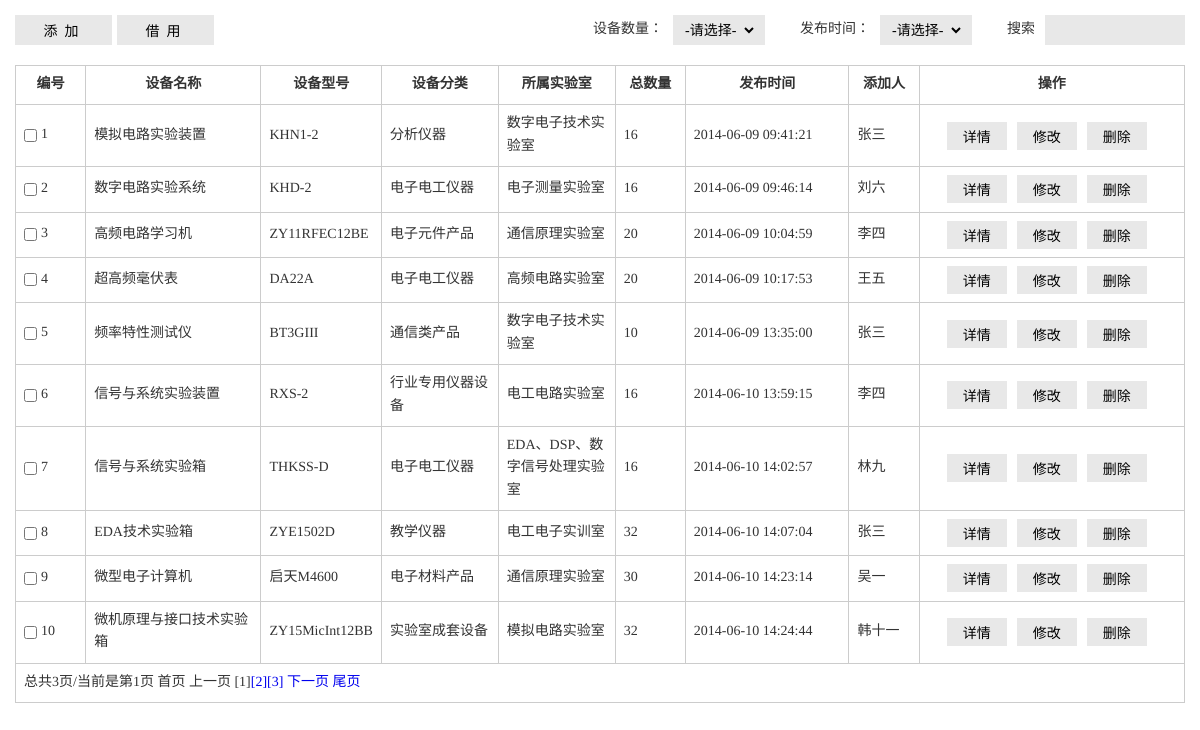
Screenshot of /admin/listDev.php (signed in) with the database file from the repository.
### tables this page shows
CREATE TABLE `dev_device` (
  `id` int(10) NOT NULL AUTO_INCREMENT,
  `devname` varchar(100) NOT NULL DEFAULT '' COMMENT '设备名称',
  `version` varchar(100) NOT NULL DEFAULT '' COMMENT '设备型号',
  `cat_id` int(10) unsigned NOT NULL DEFAULT '1' COMMENT '分类ID',
  `lab_id` int(10) unsigned NOT NULL DEFAULT '1' COMMENT '实验室ID',
  `sumnum` varchar(10) NOT NULL DEFAULT '0' COMMENT '总数量',
  `borrownum` varchar(10) NOT NULL DEFAULT '0' COMMENT '借出数量',
  `adduser` varchar(32) NOT NULL DEFAULT '' COMMENT '设备添加人',
  `addtime` int(10) unsigned NOT NULL DEFAULT '0' COMMENT '添加时间',
  `devdesc` text COMMENT '设备简述',
  PRIMARY KEY (`id`)
);

CREATE TABLE `dev_cate` (
  `id` int(10) unsigned NOT NULL AUTO_INCREMENT,
  `catname` varchar(32) NOT NULL DEFAULT '' COMMENT '分类名称',
  `catdesc` text COMMENT '分类简述',
  PRIMARY KEY (`id`),
  UNIQUE KEY `catname` (`catname`)
);

CREATE TABLE `dev_lab` (
  `id` int(10) unsigned NOT NULL AUTO_INCREMENT,
  `labname` varchar(32) NOT NULL DEFAULT '' COMMENT '实验室名称',
  `labuser` varchar(32) NOT NULL DEFAULT '' COMMENT '实验室负责人',
  `labaddress` char(32) DEFAULT NULL COMMENT '实验室地址',
  `labphone` varchar(32) DEFAULT '' COMMENT '实验室联系电话',
  `labdesc` text COMMENT '实验室简介',
  PRIMARY KEY (`id`)
);

### lib/mysql.func.php (called while the page is built, shortened)
<?php
function fetchAll($sql,$result_type=MYSQL_ASSOC){
	$result=mysql_query($sql);
	while(@$row=mysql_fetch_array($result,$result_type)){
		$rows[]=$row;
	}
	return $rows;
}
function getResultNum($sql){
	$result=mysql_query($sql);
	return mysql_num_rows($result);
}

### admin/listDev.php (the view, shortened to what this page needs)
<?php
$order=$_REQUEST['order']?$_REQUEST['order']:null;
$orderBy=$order?"order by d.".$order:null;
$keywords=$_REQUEST['keywords']?$_REQUEST['keywords']:null;
$where=$keywords?"where d.devname like '%{$keywords}%'":null;
$sql="select * from dev_device";
$totalRows=getResultNum($sql);
$pageSize=10;
$totalPage=ceil($totalRows/$pageSize);
$page=$_REQUEST['page']?(int)$_REQUEST['page']:1;
$offset=($page-1)*$pageSize;
$sql="select d.id,d.devname,d.version,d.cat_id,d.lab_id,d.sumnum,d.borrownum,d.adduser,d.addtime,d.devdesc,c.catname,l.labname from dev_device as d join dev_cate c on d.cat_id=c.id inner join dev_lab l on d.lab_id=l.id {$where} {$orderBy} limit {$offset},{$pageSize}";
$rows=fetchAll($sql);
?>
<!doctype html>
<html>
<head>
<link rel="stylesheet" href="../public/styles/backstage.css">
</head>
<body>
<div class="details">
	<div class="details_operation clearfix">
		<div class="bui_select">
			<input type="button" value="添&nbsp;&nbsp;加" class="add" onclick="addDev()">
		</div>
		<div class="bui_select">
			<input type="button" value="借&nbsp;&nbsp;用" class="add" onclick="listRecord()">
		</div>
		<div class="fr">
			<div class="text">
				<span>设备数量：</span>
				<div class="bui_select">
					<select id="" class="select" onchange="change(this.value)">
						<option>-请选择-</option>
					</select>
				</div>
			</div>
			<div class="text">
				<span>发布时间：</span>
				<div class="bui_select">
				 <select id="" class="select" onchange="change(this.value)">
					<option>-请选择-</option>
					</select>
				</div>
			</div>
			<div class="text">
				<span>搜索</span>
				<input type="text" value="" class="search"  id="search" onkeypress="search()" >
			</div>
		</div>
	</div>
	<table class="table" cellspacing="0" cellpadding="0">
		<thead>
			<tr>
				<th width="6%">编号</th>
				<th width="15%">设备名称</th>
				<th width="10%">设备型号</th>
				<th width="10%">设备分类</th>
				<th width="10%">所属实验室</th>
				<th width="6%">总数量</th>
				<th width="14%">发布时间</th>
				<th width="6%">添加人</th>
				<th>操作</th>
			</tr>
		</thead>
		<tbody>
		<?php foreach($rows as $row):?>
			<tr>
				<td><input type="checkbox" id="c<?php echo $row['id'];?>" class="check" value=<?php echo $row['id'];?>><label for="c1" class="label"><?php echo $row['id'];?></label></td>
				<td><?php echo $row['devname']; ?></td>
				<td><?php echo $row['version'];?></td>
				<td><?php echo $row['catname'];?></td>
				<td><?php echo $row['labname'];?></td>
				<td><?php echo $row['sumnum'];?></td>
				<td><?php echo date("Y-m-d H:i:s",$row['addtime']);?></td>
				<td><?php echo $row['adduser'];?></td>
				<td align="center">
					<input type="button" value="详情" class="btn" onclick="showDev(<?php echo $row['id'];?>)"><input type="button" value="修改" class="btn" onclick="editDev(<?php echo $row['id'];?>)"><input type="button" value="删除" class="btn"onclick="delDev(<?php echo $row['id'];?>)">
				</td>
			</tr>
			<?php endforeach;?>
			<?php if($totalRows>$pageSize):?>
			<tr>
				<td colspan="9"><?php echo showPage($page, $totalPage,"keywords={$keywords}&order={$order}");?></td>
			</tr>
			<?php endif;?>
		</tbody>
	</table>
</div>
</body>
</html>

### public/styles/backstage.css (style rules this page uses)
* { margin:0;padding:0;border:0;-moz-box-sizing:border-box;-webkit-box-sizing:border-box;box-sizing:border-box;-webkit-font-smoothing:subpixel-antialiased;-moz-osx-font-smoothing:grayscale }
html { overflow-x:hidden;-ms-text-size-adjust: 100%;-webkit-text-size-adjust: 100% }
*,:after,:before { -webkit-box-sizing:border-box;-moz-box-sizing:border-box;box-sizing:border-box }
body { font-family: Exo,'-apple-system','Open Sans',HelveticaNeue-Light,'Helvetica Neue Light','Helvetica Neue','Hiragino Sans GB','Microsoft YaHei',Helvetica,Arial,sans-serif;font-size:14px;line-height:1.6;color:#333;text-rendering:geometricPrecision;margin:0 auto; }
input,select,textarea { outline: none;border: none; background: none; }
.clearfix:after, .clearfix:before { content: ""; display: table; }
.clearfix:after { clear: both; }
.clearfix { zoom:1; }
.fr { float: right; }
.details_operation { margin-bottom: 20px; }
.details { padding: 15px; font-family: "微软雅黑"; }
.bui_select { height: 30px;float: left;margin-right: 5px;background-color: #E8E8E8; }
.add { width: 92px;height: 30px;font-family: "微软雅黑";font-size: 14px;margin-right: 5px;background-color: #E8E8E8; }
.select { font-family: "微软雅黑";font-size: 14px;height: 22px;margin: 4px 8px; }
.text { float: left; margin-left: 30px; display: inline; }
.text span { line-height: 30px; font-size: 14px; float:left; margin-right: 10px; }
.search { width: 140px; height: 30px; line-height: 30px\9; background-color: #E8E8E8; padding: 0 8px; }
.table { border-collapse: collapse; width: 100%; font-size: 14px; }
.table th,.table td { border: solid 1px #ccc; padding: 8px; }
.label,.check { vertical-align: middle; }
.check { margin-right: 4px; }
.btn { padding: 4px 16px;background-color: #E8E8E8;margin: 0 10px 0 0;font-family: "微软雅黑";font-size: 14px;color: #000; }

### rows the page displays
dev_device: id "1", devname "模拟电路实验装置", version "KHN1-2", dev_cate.catname "分析仪器", dev_lab.labname "数字电子技术实验室", sumnum "16", addtime "2014-06-09 09:41:21", adduser "张三"
dev_device: id "2", devname "数字电路实验系统", version "KHD-2", dev_cate.catname "电子电工仪器", dev_lab.labname "电子测量实验室", sumnum "16", addtime "2014-06-09 09:46:14", adduser "刘六"
dev_device: id "3", devname "高频电路学习机", version "ZY11RFEC12BE", dev_cate.catname "电子元件产品", dev_lab.labname "通信原理实验室", sumnum "20", addtime "2014-06-09 10:04:59", adduser "李四"
dev_device: id "4", devname "超高频毫伏表", version "DA22A", dev_cate.catname "电子电工仪器", dev_lab.labname "高频电路实验室", sumnum "20", addtime "2014-06-09 10:17:53", adduser "王五"
dev_device: id "5", devname "频率特性测试仪", version "BT3GIII", dev_cate.catname "通信类产品", dev_lab.labname "数字电子技术实验室", sumnum "10", addtime "2014-06-09 13:35:00", adduser "张三"
dev_device: id "6", devname "信号与系统实验装置", version "RXS-2", dev_cate.catname "行业专用仪器设备", dev_lab.labname "电工电路实验室", sumnum "16", addtime "2014-06-10 13:59:15", adduser "李四"
dev_device: id "7", devname "信号与系统实验箱", version "THKSS-D", dev_cate.catname "电子电工仪器", dev_lab.labname "EDA、DSP、数字信号处理实验室", sumnum "16", addtime "2014-06-10 14:02:57", adduser "林九"
dev_device: id "8", devname "EDA技术实验箱", version "ZYE1502D", dev_cate.catname "教学仪器", dev_lab.labname "电工电子实训室", sumnum "32", addtime "2014-06-10 14:07:04", adduser "张三"
dev_device: id "9", devname "微型电子计算机", version "启天M4600", dev_cate.catname "电子材料产品", dev_lab.labname "通信原理实验室", sumnum "30", addtime "2014-06-10 14:23:14", adduser "吴一"
dev_device: id "10", devname "微机原理与接口技术实验箱", version "ZY15MicInt12BB", dev_cate.catname "实验室成套设备", dev_lab.labname "模拟电路实验室", sumnum "32", addtime "2014-06-10 14:24:44", adduser "韩十一"

### other values shown
showPage($page, $totalPage,"keywords={$keywords}&order={$order}") "总共3页/当前是第1页"
